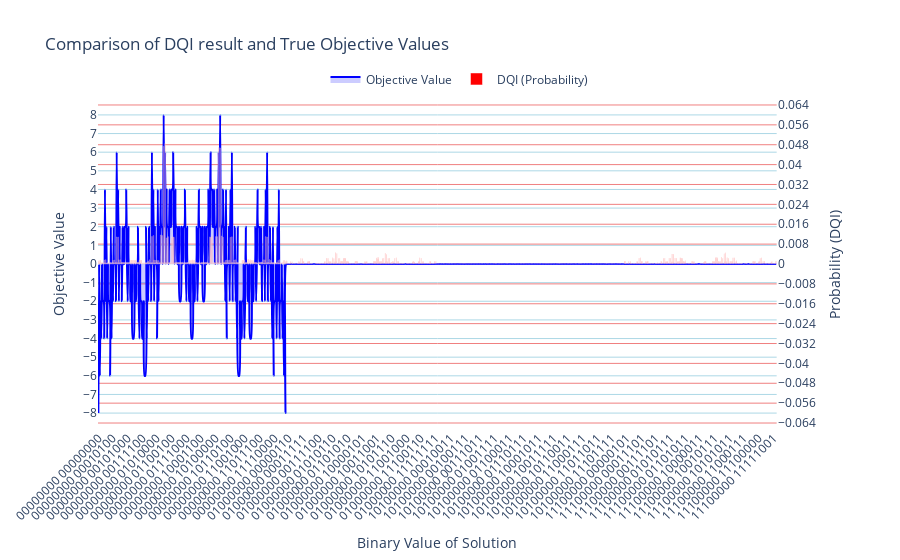

Notebook code for this chart:
### Code cell
brute_force_results = brute_force_max(B, v, first_part="0"*m)
external_data = counts  # A dict of {binary_label: count}
plot_results_union_plotly(
    brute_force_results, 
    external_data, 
    plot_name="Comparison of DQI result and True Objective Values", 
    spline_smoothing=0.8
)

### Figure 1 — Plotly figure (JSON) as saved in the notebook; plotly's stock layout.template omitted (floating-point values rounded to 4 significant figures; data arrays with more than 128 entries replaced by an {"elided": "..."} marker saying what was removed)
{"data": [{"fill": "tozeroy", "fillcolor": "rgba(0, 0, 255, 0.2)", "line": {"color": "blue", "shape": "spline", "smoothing": 0.8}, "mode": "lines", "name": "Objective Value", "type": "scatter", "x": {"elided": "925 str values"}, "xaxis": "x", "y": {"elided": "925 int values"}, "yaxis": "y"}, {"marker": {"color": "red", "opacity": 0.6}, "name": "DQI (Probability)", "type": "bar", "x": {"elided": "925 str values"}, "xaxis": "x", "y": {"elided": "925 float values"}, "yaxis": "y2"}], "layout": {"legend": {"orientation": "h", "x": 0.5, "xanchor": "center", "y": 1.02, "yanchor": "bottom"}, "title": {"text": "Comparison of DQI result and True Objective Values"}, "xaxis": {"anchor": "y", "domain": [0, 0.94], "tickangle": -45, "title": {"text": "Binary Value of Solution"}}, "yaxis": {"anchor": "x", "domain": [0, 1], "dtick": 1, "gridcolor": "lightblue", "range": [-8.8, 8.8], "showgrid": true, "tick0": 0, "title": {"text": "Objective Value"}}, "yaxis2": {"anchor": "x", "dtick": 0.008, "gridcolor": "lightcoral", "overlaying": "y", "range": [-0.066, 0.066], "showgrid": true, "side": "right", "tick0": 0, "title": {"text": "Probability (DQI)"}}}}
